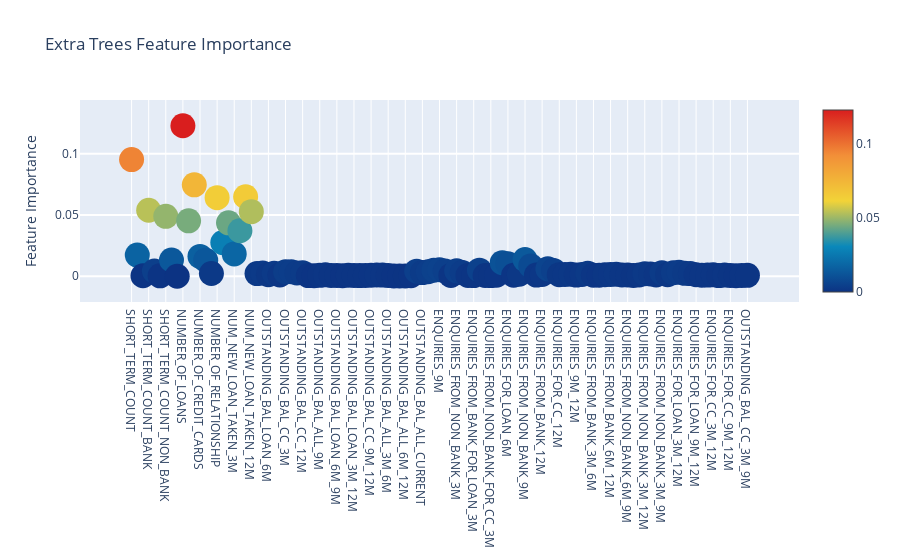

Notebook code cell kept with this figure:
### Code cell
# Scatter plot
trace = go.Scatter(
    y = feature_dataframe['Extra Trees  feature importances'].values,
    x = feature_dataframe['features'].values,
    mode='markers',
    marker=dict(
        sizemode = 'diameter',
        sizeref = 1,
        size = 25,
#       size= feature_dataframe['AdaBoost feature importances'].values,
        #color = np.random.randn(500), #set color equal to a variable
        color = feature_dataframe['Extra Trees  feature importances'].values,
        colorscale='Portland',
        showscale=True
    ),
    text = feature_dataframe['features'].values
)
data = [trace]

layout= go.Layout(
    autosize= True,
    title= 'Extra Trees Feature Importance',
    hovermode= 'closest',
#     xaxis= dict(
#         title= 'Pop',
#         ticklen= 5,
#         zeroline= False,
#         gridwidth= 2,
#     ),
    yaxis=dict(
        title= 'Feature Importance',
        ticklen= 5,
        gridwidth= 2
    ),
    showlegend= False
)
fig = go.Figure(data=data, layout=layout)
py.iplot(fig,filename='scatter2010')
fig.show(renderer="colab")

### Figure 1 — Plotly figure (JSON) as saved in the notebook; plotly's stock layout.template omitted (floating-point values rounded to 4 significant figures)
{"data": [{"marker": {"color": [0.09517, 0.01732, 0.0004198, 0.05387, 0.004251, 0.0003405, 0.04891, 0.01328, 5.316e-07, 0.1228, 0.04524, 0.07458, 0.01619, 0.01313, 0.002278, 0.06415, 0.02745, 0.04357, 0.01826, 0.03714, 0.06484, 0.05271, 0.002212, 0.0026, 0.001299, 0.002545, 0.001021, 0.003627, 0.00369, 0.00274, 0.00289, 0.0005981, 0.0004025, 0.0007629, 0.00121, 0.0006837, 0.0007048, 0.0004853, 0.0008136, 0.0006229, 0.0005737, 0.0006278, 0.0008458, 0.001025, 0.0009862, 0.0006848, 0.0003171, 0.0003089, 0.0002727, 0.0005259, 0.0042, 0.003017, 0.003705, 0.005001, 0.005303, 0.004293, 0.0006839, 0.004419, 0.003167, 0.0007043, 0.0005973, 0.004982, 0.0006528, 0.000597, 0.0008596, 0.0111, 0.01012, 0.0008583, 0.001647, 0.01363, 0.008444, 0.0009576, 0.001461, 0.006088, 0.004799, 0.001281, 0.001428, 0.001694, 0.0009828, 0.001441, 0.002405, 0.0009205, 0.000903, 0.001302, 0.001423, 0.001629, 0.001106, 0.001084, 0.0006366, 0.001047, 0.002088, 0.00183, 0.001104, 0.002823, 0.001292, 0.00293, 0.003281, 0.00238, 0.002195, 0.001257, 0.0009165, 0.001008, 0.001204, 0.0006026, 0.0009786, 0.0006398, 0.0005206, 0.0006331, 0.0007922], "colorscale": [[0, "rgb(12,51,131)"], [0.25, "rgb(10,136,186)"], [0.5, "rgb(242,211,56)"], [0.75, "rgb(242,143,56)"], [1, "rgb(217,30,30)"]], "showscale": true, "size": 25, "sizemode": "diameter", "sizeref": 1}, "mode": "markers", "text": ["SHORT_TERM_COUNT", "MID_TERM_COUNT", "LONG_TERM_COUNT", "SHORT_TERM_COUNT_BANK", "MID_TERM_COUNT_BANK", "LONG_TERM_COUNT_BANK", "SHORT_TERM_COUNT_NON_BANK", "MID_TERM_COUNT_NON_BANK", "LONG_TERM_COUNT_NON_BANK", "NUMBER_OF_LOANS", "NUMBER_OF_LOANS_BANK", "NUMBER_OF_LOANS_NON_BANK", "NUMBER_OF_CREDIT_CARDS", "NUMBER_OF_CREDIT_CARDS_BANK", "NUMBER_OF_CREDIT_CARDS_NON_BANK", "NUMBER_OF_RELATIONSHIP", "NUMBER_OF_RELATIONSHIP_BANK", "NUMBER_OF_RELATIONSHIP_NON_BANK", "NUM_NEW_LOAN_TAKEN_3M", "NUM_NEW_LOAN_TAKEN_6M", "NUM_NEW_LOAN_TAKEN_9M", "NUM_NEW_LOAN_TAKEN_12M", "OUTSTANDING_BAL_LOAN_CURRENT", "OUTSTANDING_BAL_LOAN_3M", "OUTSTANDING_BAL_LOAN_6M", "OUTSTANDING_BAL_LOAN_9M", "OUTSTANDING_BAL_LOAN_12M", "OUTSTANDING_BAL_CC_3M", "OUTSTANDING_BAL_CC_6M", "OUTSTANDING_BAL_CC_9M", "OUTSTANDING_BAL_CC_12M", "OUTSTANDING_BAL_ALL_3M", "OUTSTANDING_BAL_ALL_6M", "OUTSTANDING_BAL_ALL_9M", "OUTSTANDING_BAL_ALL_12M", "OUTSTANDING_BAL_LOAN_3M_6M", "OUTSTANDING_BAL_LOAN_6M_9M", "OUTSTANDING_BAL_LOAN_9M_12M", "OUTSTANDING_BAL_LOAN_6M_12M", "OUTSTANDING_BAL_LOAN_3M_12M", "OUTSTANDING_BAL_CC_3M_6M", "OUTSTANDING_BAL_CC_6M_9M", "OUTSTANDING_BAL_CC_9M_12M", "OUTSTANDING_BAL_CC_6M_12M", "OUTSTANDING_BAL_CC_3M_12M", "OUTSTANDING_BAL_ALL_3M_6M", "OUTSTANDING_BAL_ALL_6M_9M", "OUTSTANDING_BAL_ALL_9M_12M", "OUTSTANDING_BAL_ALL_6M_12M", "OUTSTANDING_BAL_ALL_3M_12M", "OUTSTANDING_BAL_CC_CURRENT", "OUTSTANDING_BAL_ALL_CURRENT", "ENQUIRIES_3M", "ENQUIRIES_6M", "ENQUIRIES_9M", "ENQUIRIES_12M", "ENQUIRIES_FROM_BANK_3M", "ENQUIRIES_FROM_NON_BANK_3M", "ENQUIRIES_FOR_LOAN_3M", "ENQUIRIES_FOR_CC_3M", "ENQUIRIES_FROM_BANK_FOR_LOAN_3M", "ENQUIRIES_FROM_NON_BANK_FOR_LOAN_3M", "ENQUIRIES_FROM_BANK_FOR_CC_3M", "ENQUIRIES_FROM_NON_BANK_FOR_CC_3M", "ENQUIRIES_FROM_BANK_6M", "ENQUIRIES_FROM_NON_BANK_6M", "ENQUIRIES_FOR_LOAN_6M", "ENQUIRIES_FOR_CC_6M", "ENQUIRIES_FROM_BANK_9M", "ENQUIRIES_FROM_NON_BANK_9M", "ENQUIRIES_FOR_LOAN_9M", "ENQUIRIES_FOR_CC_9M", "ENQUIRIES_FROM_BANK_12M", "ENQUIRIES_FROM_NON_BANK_12M", "ENQUIRIES_FOR_LOAN_12M", "ENQUIRIES_FOR_CC_12M", "ENQUIRIES_3M_6M", "ENQUIRIES_6M_9M", "ENQUIRIES_9M_12M", "ENQUIRIES_6M_12M", "ENQUIRIES_3M_12M", "ENQUIRIES_FROM_BANK_3M_6M", "ENQUIRIES_FROM_BANK_6M_9M", "ENQUIRIES_FROM_BANK_9M_12M", "ENQUIRIES_FROM_BANK_6M_12M", "ENQUIRIES_FROM_BANK_3M_12M", "ENQUIRIES_FROM_NON_BANK_3M_6M", "ENQUIRIES_FROM_NON_BANK_6M_9M", "ENQUIRIES_FROM_NON_BANK_9M_12M", "ENQUIRIES_FROM_NON_BANK_6M_12M", "ENQUIRIES_FROM_NON_BANK_3M_12M", "ENQUIRIES_3M_9M", "ENQUIRIES_FROM_BANK_3M_9M", "ENQUIRIES_FROM_NON_BANK_3M_9M", "ENQUIRIES_FOR_LOAN_3M_6M", "ENQUIRIES_FOR_LOAN_3M_9M", "ENQUIRIES_FOR_LOAN_3M_12M", "ENQUIRIES_FOR_LOAN_6M_9M", "ENQUIRIES_FOR_LOAN_6M_12M", "ENQUIRIES_FOR_LOAN_9M_12M", "ENQUIRIES_FOR_CC_3M_6M", "ENQUIRIES_FOR_CC_3M_9M", "ENQUIRIES_FOR_CC_3M_12M", "ENQUIRIES_FOR_CC_6M_9M", "ENQUIRIES_FOR_CC_6M_12M", "ENQUIRIES_FOR_CC_9M_12M", "OUTSTANDING_BAL_ALL_3M_9M", "OUTSTANDING_BAL_LOAN_3M_9M", "OUTSTANDING_BAL_CC_3M_9M"], "x": ["SHORT_TERM_COUNT", "MID_TERM_COUNT", "LONG_TERM_COUNT", "SHORT_TERM_COUNT_BANK", "MID_TERM_COUNT_BANK", "LONG_TERM_COUNT_BANK", "SHORT_TERM_COUNT_NON_BANK", "MID_TERM_COUNT_NON_BANK", "LONG_TERM_COUNT_NON_BANK", "NUMBER_OF_LOANS", "NUMBER_OF_LOANS_BANK", "NUMBER_OF_LOANS_NON_BANK", "NUMBER_OF_CREDIT_CARDS", "NUMBER_OF_CREDIT_CARDS_BANK", "NUMBER_OF_CREDIT_CARDS_NON_BANK", "NUMBER_OF_RELATIONSHIP", "NUMBER_OF_RELATIONSHIP_BANK", "NUMBER_OF_RELATIONSHIP_NON_BANK", "NUM_NEW_LOAN_TAKEN_3M", "NUM_NEW_LOAN_TAKEN_6M", "NUM_NEW_LOAN_TAKEN_9M", "NUM_NEW_LOAN_TAKEN_12M", "OUTSTANDING_BAL_LOAN_CURRENT", "OUTSTANDING_BAL_LOAN_3M", "OUTSTANDING_BAL_LOAN_6M", "OUTSTANDING_BAL_LOAN_9M", "OUTSTANDING_BAL_LOAN_12M", "OUTSTANDING_BAL_CC_3M", "OUTSTANDING_BAL_CC_6M", "OUTSTANDING_BAL_CC_9M", "OUTSTANDING_BAL_CC_12M", "OUTSTANDING_BAL_ALL_3M", "OUTSTANDING_BAL_ALL_6M", "OUTSTANDING_BAL_ALL_9M", "OUTSTANDING_BAL_ALL_12M", "OUTSTANDING_BAL_LOAN_3M_6M", "OUTSTANDING_BAL_LOAN_6M_9M", "OUTSTANDING_BAL_LOAN_9M_12M", "OUTSTANDING_BAL_LOAN_6M_12M", "OUTSTANDING_BAL_LOAN_3M_12M", "OUTSTANDING_BAL_CC_3M_6M", "OUTSTANDING_BAL_CC_6M_9M", "OUTSTANDING_BAL_CC_9M_12M", "OUTSTANDING_BAL_CC_6M_12M", "OUTSTANDING_BAL_CC_3M_12M", "OUTSTANDING_BAL_ALL_3M_6M", "OUTSTANDING_BAL_ALL_6M_9M", "OUTSTANDING_BAL_ALL_9M_12M", "OUTSTANDING_BAL_ALL_6M_12M", "OUTSTANDING_BAL_ALL_3M_12M", "OUTSTANDING_BAL_CC_CURRENT", "OUTSTANDING_BAL_ALL_CURRENT", "ENQUIRIES_3M", "ENQUIRIES_6M", "ENQUIRIES_9M", "ENQUIRIES_12M", "ENQUIRIES_FROM_BANK_3M", "ENQUIRIES_FROM_NON_BANK_3M", "ENQUIRIES_FOR_LOAN_3M", "ENQUIRIES_FOR_CC_3M", "ENQUIRIES_FROM_BANK_FOR_LOAN_3M", "ENQUIRIES_FROM_NON_BANK_FOR_LOAN_3M", "ENQUIRIES_FROM_BANK_FOR_CC_3M", "ENQUIRIES_FROM_NON_BANK_FOR_CC_3M", "ENQUIRIES_FROM_BANK_6M", "ENQUIRIES_FROM_NON_BANK_6M", "ENQUIRIES_FOR_LOAN_6M", "ENQUIRIES_FOR_CC_6M", "ENQUIRIES_FROM_BANK_9M", "ENQUIRIES_FROM_NON_BANK_9M", "ENQUIRIES_FOR_LOAN_9M", "ENQUIRIES_FOR_CC_9M", "ENQUIRIES_FROM_BANK_12M", "ENQUIRIES_FROM_NON_BANK_12M", "ENQUIRIES_FOR_LOAN_12M", "ENQUIRIES_FOR_CC_12M", "ENQUIRIES_3M_6M", "ENQUIRIES_6M_9M", "ENQUIRIES_9M_12M", "ENQUIRIES_6M_12M", "ENQUIRIES_3M_12M", "ENQUIRIES_FROM_BANK_3M_6M", "ENQUIRIES_FROM_BANK_6M_9M", "ENQUIRIES_FROM_BANK_9M_12M", "ENQUIRIES_FROM_BANK_6M_12M", "ENQUIRIES_FROM_BANK_3M_12M", "ENQUIRIES_FROM_NON_BANK_3M_6M", "ENQUIRIES_FROM_NON_BANK_6M_9M", "ENQUIRIES_FROM_NON_BANK_9M_12M", "ENQUIRIES_FROM_NON_BANK_6M_12M", "ENQUIRIES_FROM_NON_BANK_3M_12M", "ENQUIRIES_3M_9M", "ENQUIRIES_FROM_BANK_3M_9M", "ENQUIRIES_FROM_NON_BANK_3M_9M", "ENQUIRIES_FOR_LOAN_3M_6M", "ENQUIRIES_FOR_LOAN_3M_9M", "ENQUIRIES_FOR_LOAN_3M_12M", "ENQUIRIES_FOR_LOAN_6M_9M", "ENQUIRIES_FOR_LOAN_6M_12M", "ENQUIRIES_FOR_LOAN_9M_12M", "ENQUIRIES_FOR_CC_3M_6M", "ENQUIRIES_FOR_CC_3M_9M", "ENQUIRIES_FOR_CC_3M_12M", "ENQUIRIES_FOR_CC_6M_9M", "ENQUIRIES_FOR_CC_6M_12M", "ENQUIRIES_FOR_CC_9M_12M", "OUTSTANDING_BAL_ALL_3M_9M", "OUTSTANDING_BAL_LOAN_3M_9M", "OUTSTANDING_BAL_CC_3M_9M"], "y": [0.09517, 0.01732, 0.0004198, 0.05387, 0.004251, 0.0003405, 0.04891, 0.01328, 5.316e-07, 0.1228, 0.04524, 0.07458, 0.01619, 0.01313, 0.002278, 0.06415, 0.02745, 0.04357, 0.01826, 0.03714, 0.06484, 0.05271, 0.002212, 0.0026, 0.001299, 0.002545, 0.001021, 0.003627, 0.00369, 0.00274, 0.00289, 0.0005981, 0.0004025, 0.0007629, 0.00121, 0.0006837, 0.0007048, 0.0004853, 0.0008136, 0.0006229, 0.0005737, 0.0006278, 0.0008458, 0.001025, 0.0009862, 0.0006848, 0.0003171, 0.0003089, 0.0002727, 0.0005259, 0.0042, 0.003017, 0.003705, 0.005001, 0.005303, 0.004293, 0.0006839, 0.004419, 0.003167, 0.0007043, 0.0005973, 0.004982, 0.0006528, 0.000597, 0.0008596, 0.0111, 0.01012, 0.0008583, 0.001647, 0.01363, 0.008444, 0.0009576, 0.001461, 0.006088, 0.004799, 0.001281, 0.001428, 0.001694, 0.0009828, 0.001441, 0.002405, 0.0009205, 0.000903, 0.001302, 0.001423, 0.001629, 0.001106, 0.001084, 0.0006366, 0.001047, 0.002088, 0.00183, 0.001104, 0.002823, 0.001292, 0.00293, 0.003281, 0.00238, 0.002195, 0.001257, 0.0009165, 0.001008, 0.001204, 0.0006026, 0.0009786, 0.0006398, 0.0005206, 0.0006331, 0.0007922], "type": "scatter"}], "layout": {"autosize": true, "hovermode": "closest", "showlegend": false, "title": {"text": "Extra Trees Feature Importance"}, "yaxis": {"gridwidth": 2, "ticklen": 5, "title": {"text": "Feature Importance"}}}}
